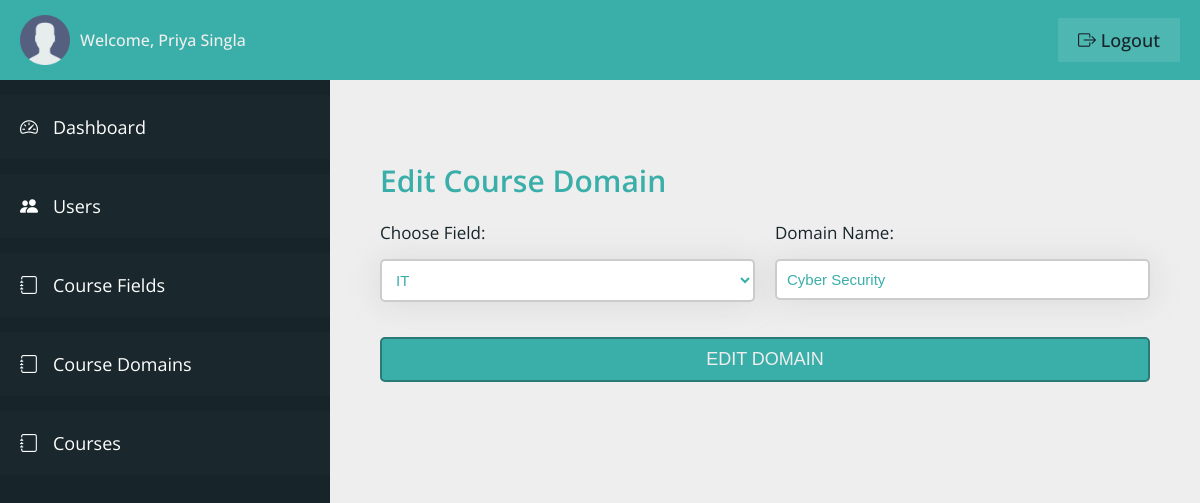
Screenshot of /admin/course-domains-edit.php?did=1 (signed in) with the database file from the repository.
### tables this page shows
CREATE TABLE `admin_table` (
  `admin_id` int(11) NOT NULL,
  `admin_first_name` varchar(100) NOT NULL,
  `admin_last_name` varchar(100) NOT NULL,
  `admin_email` varchar(100) NOT NULL,
  `admin_password` varchar(100) NOT NULL
);

CREATE TABLE `course_domain` (
  `domain_id` int(11) NOT NULL,
  `domain_field` varchar(100) NOT NULL,
  `domain_name` varchar(100) NOT NULL,
  `added_on` datetime NOT NULL DEFAULT current_timestamp()
);

### admin/course-domains-edit.php (the view, shortened to what this page needs)
<?php
include "../connection.php";
?>
<!DOCTYPE html>
<html lang="en">
<head>
    <link rel="stylesheet" href="css/style.css">
    <link rel="stylesheet" href="https://cdn.jsdelivr.net/npm/bootstrap-icons@1.11.0/font/bootstrap-icons.css">
</head>
<body>
    <div class="container">
        <header class="header">
            <div class="header__left">
                <img src="../img/user.png" class="admin__header-user" alt="Admin">
                <span class="header__admin-name">Welcome,
                    <?php
                    $q = "SELECT * FROM admin_table WHERE admin_id = '" . $_SESSION['adminIdVce'] . "'";
                    $r = mysqli_query($con, $q);
                    if (mysqli_num_rows($r) > 0) {
                        $row = mysqli_fetch_array($r);
                        echo $row['admin_first_name'] . ' ' . $row['admin_last_name'];
                    }
                    ?>
                </span>
            </div>
            <div class="header__right">
                <a href="logout.php" class="header__admin-logout"><i class="bi bi-box-arrow-right"></i> logout</a>
            </div>
        </header>
        <section class="sidebar">
            <ul class="sidebar__items">
                <a href="dashboard.php" class="sidebar__item-link">
                    <li class="sidebar__item">
                        <i class="bi bi-speedometer2"></i>
                        <span>Dashboard</span>
                    </li>
                </a>
                <a href="users.php" class="sidebar__item-link">
                    <li class="sidebar__item">
                        <i class="bi bi-people-fill"></i>
                        <span>Users</span>
                    </li>
                </a>
                <a href="course-fields.php" class="sidebar__item-link">
                    <li class="sidebar__item">
                        <i class="bi bi-journal"></i>
                        <span>Course Fields</span>
                    </li>
                </a>
                <a href="course-domains.php" class="sidebar__item-link">
                    <li class="sidebar__item">
                        <i class="bi bi-journal"></i>
                        <span>Course Domains</span>
                    </li>
                </a>
                <a href="courses.php" class="sidebar__item-link">
                    <li class="sidebar__item">
                        <i class="bi bi-journal"></i>
                        <span>Courses</span>
                    </li>
                </a>
            </ul>
        </section>
        <main class="main__content">
            <div class="login-container-2">
                <form action="<?php echo htmlspecialchars($_SERVER['REQUEST_URI']) ?>" method="post" class="login__form">
                    <h3 class="heading-3">Edit Course Domain</h3>
                    <?php
                    $sq = "SELECT * FROM `course_domain` WHERE `domain_id` = '" . $_GET['did'] . "'";
                    $sr = mysqli_query($con, $sq);
                    if (mysqli_num_rows($sr) > 0) {
                        while ($srow = mysqli_fetch_array($sr)) {
                    ?>
                            <div class="input">
                                <label class="label__text">Choose Field:</label>
                                <select name="f_name" class="input__box" required>
                                    <option selected value="<?php echo $srow['domain_field']; ?>">
                                        <?php echo $srow['domain_field']; ?>
                                    </option>
                                </select>
                            </div>
                            <div class="input">
                                <label class="label__text">Domain Name:</label>
                                <input value="<?php echo $srow['domain_name']; ?>" type="text" class="input__box" name="d_name" required>
                            </div>
                    <?php
                        }
                    }
                    ?>
                    <div class="input input__btn">
                        <input type="submit" value="Edit Domain" class="btn" name="edit_domain">
                    </div>
                </form>
            </div>
        </main>
    </div>
</body>
</html>

### admin/css/style.css (style rules this page uses)
:root { --color-primary: #3aafa9; --color-primary-dark: #2b7a78; --color-primary-light: #def2f1; --color-secondary: #17252a; --color-secondary-dark: #101a1d; --color-secondary-light: #377084; --color-grey-light-1: #999; --color-grey-light-2: #ccc; --color-grey-light-3: #eee; --color-grey-dark-1: #242424; --color-grey-dark-2: #333; --color-grey-dark-3: #474747; --color-white: #fff; --font-default: "Open Sans", sans-serif; }
*, *::before, *::after { margin: 0; padding: 0; box-sizing: inherit; }
html { font-size: 62.5%; box-sizing: border-box; }
body { color: var(--color-grey-dark-2); font-family: var(--font-default); }
.container { height: 100vh; display: grid; grid-template-columns: 33rem 1fr; grid-template-rows: 8rem calc(100vh - 8rem); }
.header { grid-column: 1 / -1; background-color: var(--color-primary); display: flex; align-items: center; justify-content: space-between; padding: 0 2rem; }
.header__left { display: flex; align-items: center; gap: 1rem; }
.admin__header-user { width: 5rem; }
.header__admin-name { font-size: 1.6rem; color: var(--color-grey-light-3); font-weight: 500; }
.header__admin-logout:link, .header__admin-logout:visited { font-size: 1.8rem; color: var(--color-secondary); background-color: rgba(255, 255, 255, 0.1); text-decoration: none; text-transform: capitalize; font-weight: 500; padding: 1rem 2rem; transition: all 0.2s; }
.sidebar { background-color: var(--color-secondary); overflow-y: scroll; padding-top: 1.5rem; scroll-behavior: smooth; }
.sidebar__item { padding: 2rem; background-color: rgba(255, 255, 255, 0.01); margin-bottom: 1.5rem; display: flex; gap: 1.5rem; transition: all 0.2s; }
.sidebar__item-link:link, .sidebar__item-link:visited { color: var(--color-white); text-decoration: none; font-size: 1.8rem; }
.main__content { background-color: var(--color-grey-light-3); padding: 8rem 5rem; overflow-y: scroll; scroll-behavior: smooth; }
.login__form { display: grid; grid-template-columns: repeat(2, 1fr); grid-column-gap: 2rem; }
.heading-3 { font-size: 3rem; font-weight: 600; color: var(--color-primary); margin-bottom: 2rem; grid-column: 1 / -1; }
.input__btn { grid-column: 1 / -1; }
.input { display: flex; flex-direction: column; gap: 1.5rem; }
.label__text { font-size: 1.7rem; font-weight: 400; color: var(--color-secondary); }
.input__box { padding: 1rem; border: 2px solid var(--color-grey-light-2); border-radius: 5px; background-color: var(--color-white); color: var(--color-primary); box-shadow: 0px 0.2rem 3rem 0.2rem rgba(156, 156, 156, 0.2); font-size: 1.5rem; margin-bottom: 2rem; }
.btn { padding: 1rem; font-size: 1.8rem; text-transform: uppercase; font-weight: 500; margin-top: 1.5rem; background-color: var(--color-primary); border: 2px solid var(--color-primary-dark); color: var(--color-grey-light-3); border-radius: 5px; cursor: pointer; }

### rows the page displays
admin_table: admin_first_name "Priya", admin_last_name "Singla"
course_domain: f_name "IT", d_name "Cyber Security"
